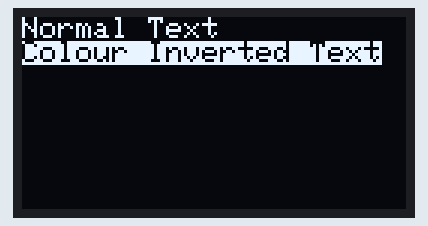
Simulated run of this sketch. Board: Arduino Uno, built with avr-gcc and run on an emulated ATmega328P. On the bench: 128×64 one-colour display.

Above: at 0.1 s.
At 5.16 s:
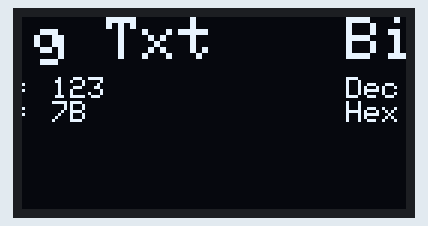
At 10.2 s:
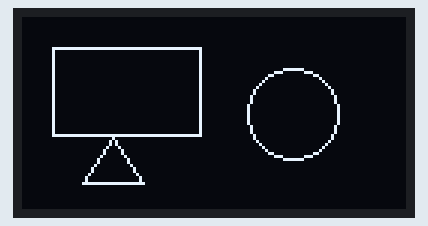
At 20.3 s:
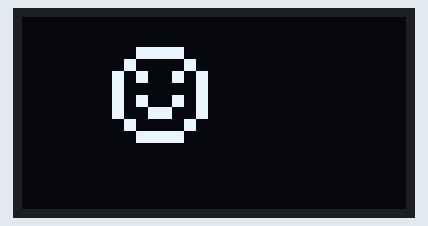
At 29.1 s:
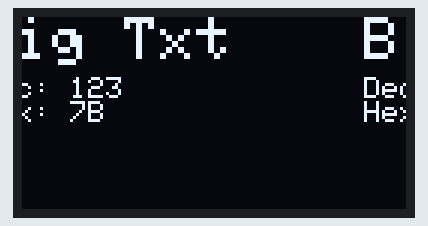
At 38.5 s:
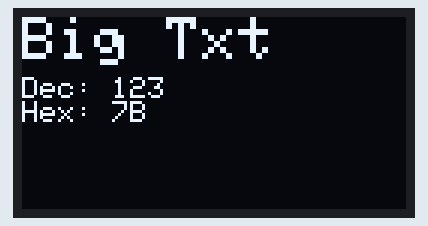

Measured:
- what the display in image 0 shows lasts 2.0 s, from 0.1 s to 2.1 s

The sketch:

C-Oled.ino
```cpp
#include <Wire.h>
#include <Adafruit_GFX.h>
#include <Adafruit_SSD1306.h>
#include <avr/pgmspace.h>


#define SCREEN_WIDTH 128
#define SCREEN_HEIGHT 64
#define OLED_ADDRESS 0x3C

Adafruit_SSD1306 display(SCREEN_WIDTH, SCREEN_HEIGHT, &Wire, -1);

const unsigned char smiley_bmp[] PROGMEM = {
  0b00111100, 0b00000000,
  0b01000010, 0b00000000,
  0b10100101, 0b00000000,
  0b10000001, 0b00000000,
  0b10100101, 0b00000000,
  0b10011001, 0b00000000,
  0b01000010, 0b00000000,
  0b00111100, 0b00000000
};

int currentRotation = 2;

void setup() {
  Serial.begin(9600);
  if (!display.begin(SSD1306_SWITCHCAPVCC, OLED_ADDRESS)) {
    Serial.println(F("SSD1306 allocation failed"));
    while (true);
  }
  display.clearDisplay();
  display.display();
}

void loop() {
  currentRotation = (currentRotation == 0) ? 2 : 0;
  display.setRotation(currentRotation);
  display.clearDisplay();

  // 1. Simple Text & Inverted Text
  display.setTextSize(1);
  display.setCursor(0, 0);
  display.setTextColor(SSD1306_WHITE);
  display.println("Normal Text");

  display.setTextColor(SSD1306_BLACK, SSD1306_WHITE);
  display.println("Colour Inverted Text");

  display.setTextColor(SSD1306_WHITE);

  display.display();
  delay(2000);

  display.clearDisplay();
  display.setTextSize(2);
  display.setCursor(0, 0);
  display.println("Big Txt");

  display.setTextSize(1);
  int num = 123;
  display.setCursor(0, 20);
  display.print("Dec: ");
  display.println(num);
  display.print("Hex: ");
  display.println(num, HEX);

  display.display();
  delay(2000);

  display.startscrollleft(0x00, 0x0F);
  delay(2000);
  display.stopscroll();

  display.startscrolldiagright(0x00, 0x07);
  delay(2000);
  display.stopscroll();

  display.clearDisplay();
  int scale = 4;
  int imgWidth = 16;
  int imgHeight = 8;

  for (int y = 0; y < imgHeight; y++) {
    for (int x = 0; x < imgWidth; x++) {
      byte row = pgm_read_byte(&smiley_bmp[y * 2 + (x / 8)]);
      if (row & (1 << (7 - (x % 8)))) {
        display.fillRect(30 + x * scale, 10 + y * scale, scale, scale, SSD1306_WHITE);
      }
    }
  }

  display.display();
  delay(2000);

  display.clearDisplay();
  display.drawRect(10, 10, 50, 30, SSD1306_WHITE);
  display.drawCircle(90, 32, 15, SSD1306_WHITE);
  display.drawTriangle(20, 55, 30, 40, 40, 55, SSD1306_WHITE);
  display.display();
  delay(2000);
}
```
